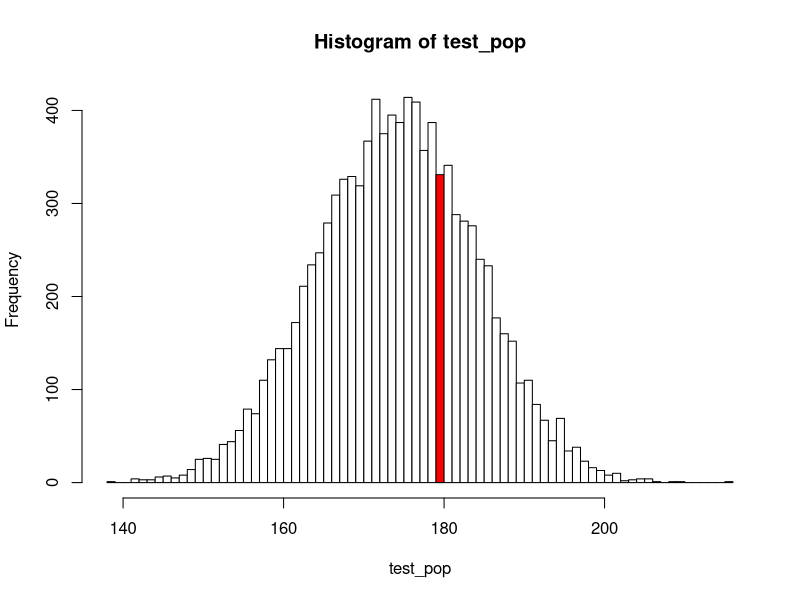

Source code (R):
## ---- chunk 1
#Generate our test distribution
test_pop <- rnorm(n=10000,mean=174,sd=10)

#A nicely colored plot to illustrate what dnorm is doing
h <- hist(test_pop, breaks=100, plot = FALSE)
bin <- cut(180, h$breaks)
clr <- rep("white", length(h$counts))
clr[bin] <- "red"
plot(h, col=clr)

dex <- dnorm(x=180,mean=mean(test_pop),sd=sd(test_pop))
print(dex)
## ---- chunk 2
#Show a part of the observations to confirm that we are dealing with continuous data
head(unique(test_pop))
